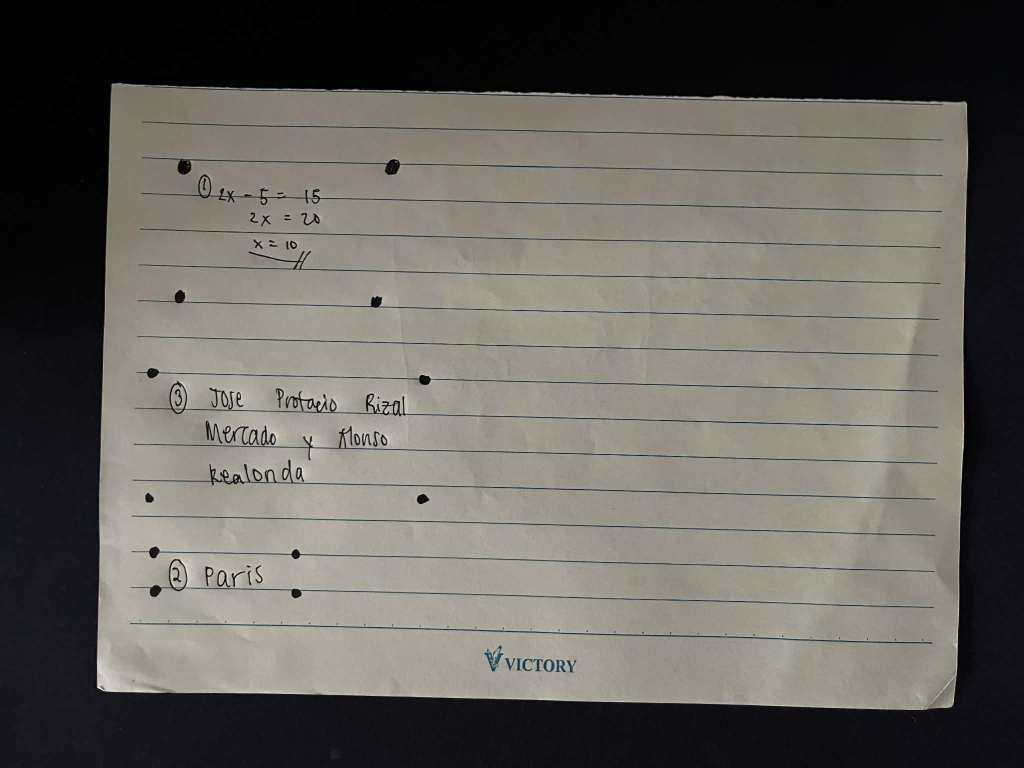
#> input picture app/backend/testers/testRuledDottedA.jpeg, 2048 x 1536 px, found by its file name (shown at 1/2 size)
$ python image_modifier.py
#> lines starting #> are read from the running program, lines starting #| are printed output that depends on the picture; after the words box and inside, x2 and y2 are one past the last pixel; in counts of white or black regions, pixels touching at a corner belong together
### app/backend/logic/document_scanner.py
import pathlib
from typing import Callable
import numpy as np
import cv2
from cv2.typing import MatLike
from core.constants import NORMAL_SIZE, MIN_PAGE_AREA, MAX_PAGE_AREA, MAX_ASPECT_RATIO, BORDER_MARGIN_RATIO, BORDER_HARD_MARGIN
from utils import mapp, get_robust_aspect_ratio, is_valid_quad


# ================================
#region Class
class DocumentScanner:
    debug_dir = "./TEMP/output/DEBUG"

    def scan_page(self,
                    image_bytes: bytes,
                    debug: bool = False,
                    ) -> bytes:
        """
        [WRAPPER] Take unscanned image, return scanned image.
        """
        image = self._decode_bytes(image_bytes)
        image_processed = self.scan_page_mat(image, debug)
        return self._encode_to_bytes(image_processed)

    def scan_page_mat(self, image: MatLike, debug: bool = False) -> MatLike:
        """Take unscanned image (MatLike), return scanned image (MatLike). No encode/decode overhead."""
        image_original, image_cannied = self._regularize_image(image)

        if debug:
            self.save_image(
                        self._encode_to_bytes(image_cannied),
                        f"{self.debug_dir}/CANNY.jpg"
                        )

        contours, _ = cv2.findContours(image_cannied, cv2.RETR_LIST, cv2.CHAIN_APPROX_SIMPLE)
        contours = sorted(contours, key=cv2.contourArea, reverse=True)[:5]

        candidates = []
        for i, c in enumerate(contours):
            ## convexHull straightens inward-bowing edges caused by paper curling (one side
            ## elevated). A curled edge projects as a concave arc; the hull bridges it to a
            ## straight line, allowing approxPolyDP to collapse it to 4 pts.
            ## original_area intentionally uses `c` (pre-hull) for the area guard downstream.
            hull = cv2.convexHull(c)
            hull_perimeter = cv2.arcLength(hull, True)
            approximate = cv2.approxPolyDP(hull, 0.05 * hull_perimeter, closed=True)

            if debug:
                debug_img = self._highlight_contours(image_cannied, approximate, c)
                self.save_image(
                            self._encode_to_bytes(debug_img),
                            f"{self.debug_dir}/CONTOUR_{i}.jpg"
                            )
            if len(approximate) == 4:
                candidate = approximate.reshape(4, 2)
                original_area = cv2.contourArea(c)
                if self._is_good_page_contour(candidate, original_area):
                    if self._is_hard_border_contour(candidate, image_cannied.shape):
                        continue
                    is_border = self._is_border_contour(candidate, image_cannied.shape)
                    candidates.append((candidate, is_border, c))

        image_good_contour = self._pick_best_contour(candidates)

        if image_good_contour is not None and debug:
            selected_quad, _, selected_c = next(
                (item for item in candidates if np.array_equal(item[0], image_good_contour)), (image_good_contour, None, None)
            )
            contour_img = self._highlight_contours(image_original, image_good_contour.reshape((-1, 1, 2)).astype(np.int32), selected_c if selected_c is not None else image_good_contour.reshape((-1, 1, 2)).astype(np.int32))
            self.save_image(
                        self._encode_to_bytes(contour_img),
                        f"{self.debug_dir}/_00_SCANNEDCONTOUR.jpg"
                        )

        ## Fallback chain — each method targets a progressively harder scene type.
        ## Ordered by technique family: Canny-based first, then Otsu threshold-based.

        ## Use case: low-contrast scenes where the paper blends into the background
        ## (e.g. cream paper on gray desk). Applies bilateral filter + boosted CLAHE
        ## + lower Canny thresholds to recover weak edges the main path misses.
        if image_good_contour is None:
            image_good_contour = self._fallback_low_contrast_detection(image_original)

        ## Use case: clean white paper on a uniformly dark background. Otsu binarization
        ## separates the bright paper from the dark scene without needing edge detection.
        if image_good_contour is None:
            image_good_contour = self._fallback_otsu_detection(image_original)

        ## Use case: white paper surrounded by other bright elements (e.g. keyboard labels)
        ## that border-connect to the paper in the Otsu binary. Morphological opening
        ## breaks thin connections to border blobs, leaving the paper as the dominant region.
        if image_good_contour is None:
            image_good_contour = self._fallback_white_paper_detection(image_original)

        if image_good_contour is None:
            raise ValueError("Could not find document outline.")

        return self._warp_from_original(image_good_contour, image_original)


    #region Image modification functions
    def load_image(self, image_path: str) -> bytes:
        """Load image path and return as bytes."""
#> called with image_path = './TEMP/input/testRuledDottedA.jpeg'
        image = cv2.imread(image_path, cv2.IMREAD_COLOR)
#> image is the input picture: shape (1536, 2048, 3); mean B, G, R 93.9, 100.3, 102.9
        if image is None:
            raise ValueError(f"Could not load image from {image_path}")

        ret, buffer = cv2.imencode('.jpg', image)
        if not ret:
            raise ValueError("Failed to encode image")
        return buffer.tobytes()

    # [11 lines left out: functions brighten, adjust_contrast, not called in this run]

    def save_image(self, image_bytes: bytes, save_path: str) -> None:
        """Save image to specified path."""
        path = pathlib.Path(save_path)
        path.parent.mkdir(parents=True, exist_ok=True)

        with open(save_path, "wb") as f:
            ret = f.write(image_bytes)
        if not ret:
            raise ValueError(f"Failed to save image to {save_path}")
        print(f"BACKEND:\tImage saved --> {save_path}")
    #endregion


    #region Private functions
    def _decode_bytes(self, image_bytes: bytes) -> MatLike:
        """Decode bytes into BGR uint8 array"""
        nparr = np.frombuffer(image_bytes, np.uint8)
        image = cv2.imdecode(nparr, cv2.IMREAD_COLOR)

        if image is None:
            raise ValueError("Failed to decode image bytes")
        return image

    def _encode_to_bytes(self, image_matrix: MatLike) -> bytes:
        """Encode BGR uint8 array back to JPEG bytes"""
        ret, buffer = cv2.imencode('.jpg', image_matrix)
        if not ret:
            raise ValueError("Failed to encode image")
        return buffer.tobytes()

    def _regularize_image(self,
                          image_mat: MatLike,
                          canny_thresholds: tuple[int,int] = (75, 200),
                          gaussian_blur_kernel_size: tuple[int,int] | None = (5,5),
                          additional_pre_canny_step: Callable[[MatLike], MatLike] | None = None,
                          clahe_clip_limit: float = 0.5
                          ) -> list[MatLike]:
        """Step before contour ranking. Resize, greyscale, blur, then canny to reduce noises in image."""
#> called with canny_thresholds = (75, 200), gaussian_blur_kernel_size = (5, 5), clahe_clip_limit = 0.5
        h, w, _ = image_mat.shape
        ratio = w/h

        original_img = cv2.resize(image_mat,
                                    (int(NORMAL_SIZE*ratio), NORMAL_SIZE)
                                    )
        iterated_img = cv2.cvtColor(original_img, cv2.COLOR_BGR2GRAY)
        iterated_img = cv2.createCLAHE(clipLimit=clahe_clip_limit, tileGridSize=(8,8)) \
                            .apply(iterated_img)    # CLAHE
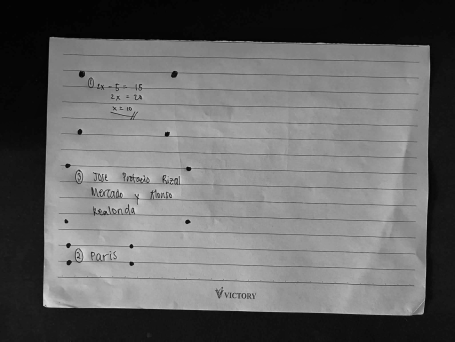
#> iterated_img: shape (2048, 2730) (shown at 1/6 size); min 1, max 252, mean 103.5

        if gaussian_blur_kernel_size is not None:
            iterated_img = cv2.GaussianBlur(iterated_img, gaussian_blur_kernel_size, 0)

        if additional_pre_canny_step is not None:
            iterated_img = additional_pre_canny_step(iterated_img)

        iterated_img = cv2.Canny(iterated_img, *canny_thresholds)
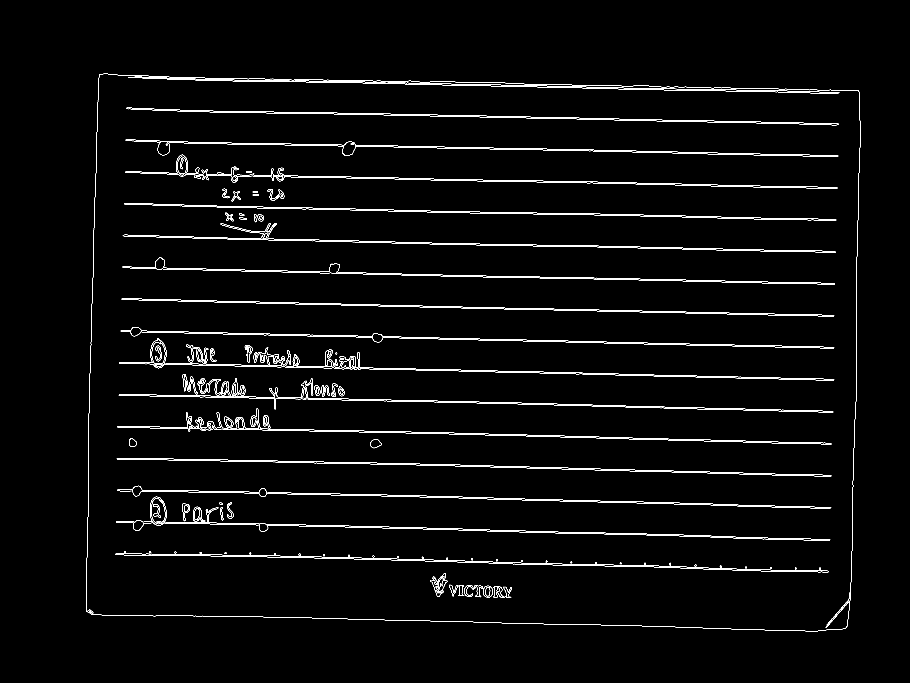
#> iterated_img: shape (2048, 2730) (shown at 1/3 size); 1.6% white in thin lines or dots, all inside (x1, y1, x2, y2) = (258, 221, 2581, 1894)

        #### This block finds external contours in the canny-processed image, filters out small contours
        #### (by arc length), draws the remaining contours onto a mask, and then applies a morphological
        #### closing operation to fill small holes/gaps in the mask. The result is a cleaner binary image
        #### emphasizing large prominent edges and shapes, which is useful for robust contour detection later.
        contours_raw, _ = cv2.findContours(iterated_img, cv2.RETR_EXTERNAL, cv2.CHAIN_APPROX_SIMPLE)
#> contours_raw = 1 contour; box (x1, y1, x2, y2) and area: (258, 221, 2581, 1894) 3709250
        mask = np.zeros_like(iterated_img)
        for c in contours_raw:
            if cv2.arcLength(c, False) > 100:
                cv2.drawContours(mask, [c], -1, 255, 2)  # type: ignore[call-overload]
#> this loop made 1 pass
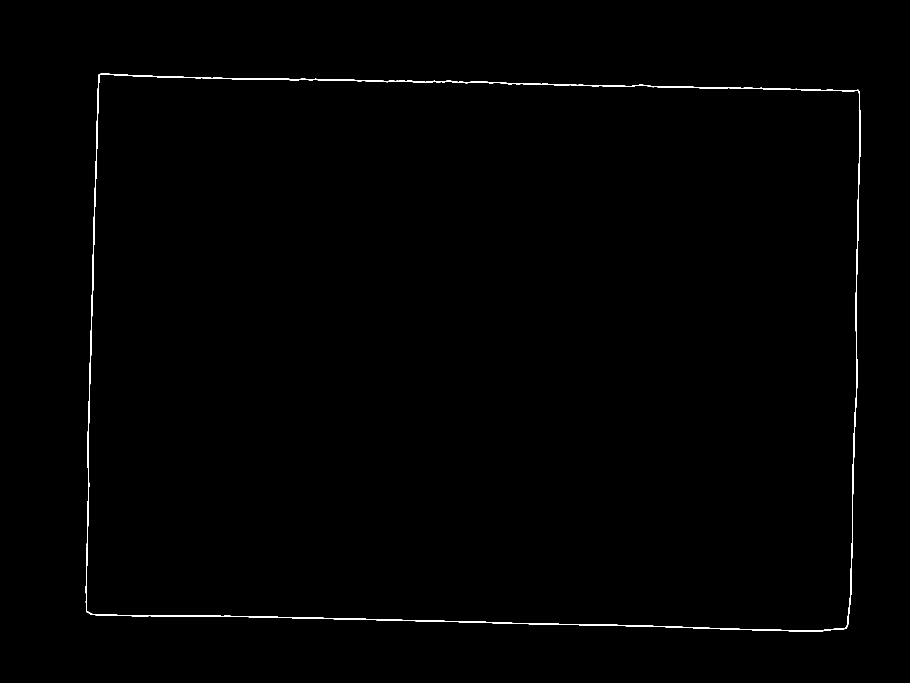
#> mask: shape (2048, 2730) (shown at 1/3 size); 0.43% white; 1 white region, box (x1, y1, x2, y2) and area: (257, 220, 2582, 1895) 24061
        kernel = cv2.getStructuringElement(cv2.MORPH_RECT, (11, 11))
        iterated_img = cv2.morphologyEx(mask, cv2.MORPH_CLOSE, kernel)
#> iterated_img: shape (2048, 2730); 0.44% white; 1 white region

        ## Zero out the image border so morphological closing cannot bridge a page edge
        ## to the frame boundary, preventing the image frame itself from being detected
        ## as the document outline.
        m = BORDER_HARD_MARGIN
        iterated_img[:m, :] = 0
        iterated_img[-m:, :] = 0
        iterated_img[:, :m] = 0
        iterated_img[:, -m:] = 0

        return [original_img, iterated_img]

    def _warp_from_original(self, screen_contour: MatLike, original: MatLike) -> MatLike:
        """Take given screen contour from original image."""
        approximation = mapp(screen_contour)
        box_ratio = get_robust_aspect_ratio(approximation)
        box_height = int(NORMAL_SIZE * box_ratio)

        points = np.array([
                        [0, 0],
                        [box_height, 0],
                        [box_height, NORMAL_SIZE],
                        [0, NORMAL_SIZE]
                    ], dtype=np.float32)

        image_transformed = cv2.getPerspectiveTransform(approximation, points)  # pyright: ignore
        image_warped = cv2.warpPerspective(
                                original,
                                image_transformed,
                                dsize=(box_height, NORMAL_SIZE)
                                )

        return image_warped

    def _is_good_page_contour(self, approximate: MatLike, original_contour_area: float | None = None) -> bool:
        """Validate that a 4-point contour is a plausible page outline."""
        contour = approximate.reshape((-1, 1, 2)).astype(np.int32)
        area = cv2.contourArea(contour)
        if not (MIN_PAGE_AREA <= area <= MAX_PAGE_AREA):
            return False
        ## Also reject if the original (un-approximated) contour is too large;
        ## rounded shapes like binder edges can approximate to a smaller quad that passes the area check.
        if original_contour_area is not None and original_contour_area > MAX_PAGE_AREA:
            return False

        quad = approximate.reshape(4, 2)
        ratio = get_robust_aspect_ratio(quad)
        if ratio > MAX_ASPECT_RATIO or ratio < 1.0 / MAX_ASPECT_RATIO:
            return False

        if not is_valid_quad(quad, max_tilt_deg=180.0):
            return False

        return True

    def _is_hard_border_contour(self, quad: MatLike, image_shape: tuple) -> bool:
        """Return True if any corner of the quad is within BORDER_HARD_MARGIN pixels of the image edge.
        Such a contour is literally on the camera frame — the image boundary itself is being
        treated as a page edge, which is never a valid page outline."""
        h, w = image_shape[:2]
        for (x, y) in quad:
            if x < BORDER_HARD_MARGIN or x > w - BORDER_HARD_MARGIN or y < BORDER_HARD_MARGIN or y > h - BORDER_HARD_MARGIN:
                return True
        return False

    def _is_border_contour(self, quad: MatLike, image_shape: tuple) -> bool:
        """Return True if 3 or more corners of quad are near the image border.
        Contours hugging the border are likely the scene boundary (e.g. binder edge), not the paper."""
        h, w = image_shape[:2]
        margin = BORDER_MARGIN_RATIO * max(h, w)
        is_near_border_count = sum(
            1 for (x, y) in quad
            if x < margin or x > w - margin or y < margin or y > h - margin
        )
        return is_near_border_count >= 3

    def _pick_best_contour(self, candidates: list) -> MatLike | None:
        """From a list of (quad, is_border, original_contour) tuples, return the best quad.
        Prefers non-border contours. Among ties, picks the first (largest by area, since
        candidates are already in descending area order)."""
        if not candidates:
            return None
        if len(candidates) == 1:
            return candidates[0][0]

        non_border = [quad for quad, is_border, _ in candidates if not is_border]
        if non_border:
            return non_border[0]

        ## All candidates are border contours — fall back to the largest (first)
        return candidates[0][0]

    # [113 lines left out: functions _fallback_low_contrast_detection, _fallback_otsu_detection, _fallback_white_paper_detection, _highlight_contours, not called in this run]
    #endregion

#endregion
# ================================


# [20 lines that do not run on import are left out]

### app/backend/utils/__init__.py
import numpy as np
from core.constants import MAX_SKEW_DEG, MAX_TILT_DEG, SECTION_CORNER_ANGLE_TOL


def mapp(h):
    """
    Reorders and reorganizes a set of 4 points (corners) based on their spatial properties.

    Takes a flattened array of 4 points (8 coordinates) and reshapes it to (4, 2),
    then reorders them by:
    - Index 0: Point with minimum sum of coordinates (top-left area)
    - Index 1: Point with minimum difference between x and y (leftmost)
    - Index 2: Point with maximum sum of coordinates (bottom-right area)
    - Index 3: Point with maximum difference between x and y (rightmost)

    Args:
        h: Array-like of shape (8,) containing 4 points as flattened coordinates

    Returns:
        np.ndarray: Reordered points of shape (4, 2) with dtype float32
    """
    h = h.reshape((4, 2))
    hnew = np.zeros(
                (4, 2),
                dtype = np.float32)

    add = h.sum(1)
    hnew[0] = h[np.argmin(add)]
    hnew[2] = h[np.argmax(add)]

    diff = np.diff(h,axis = 1)
    hnew[1] = h[np.argmin(diff)]
    hnew[3] = h[np.argmax(diff)]

    return hnew


def get_robust_aspect_ratio(coords):
    """
    Calculate the aspect ratio of a quadrilateral defined by its corner coordinates.
    This function takes a set of coordinates representing the corners of a quadrilateral,
    sorts them by angle relative to their center point, and computes the aspect ratio
    (width to height) by averaging the lengths of opposite sides.
    Args:
        coords: Array-like of shape (4, 2) containing the (x, y) coordinates of the
                quadrilateral's four corners.
    Returns:
        float: The aspect ratio (width / height) of the quadrilateral.
    """
    pts = np.array(coords)

    center = np.mean(pts, axis=0)

    angles = np.arctan2(pts[:, 1] - center[1], pts[:, 0] - center[0])
    pts = pts[np.argsort(angles)]

    side_a1 = pts[1] - pts[0]
    side_a2 = pts[3] - pts[2]
    side_b1 = pts[2] - pts[1]
    side_b2 = pts[0] - pts[3]

    w = (np.linalg.norm(side_a1) + np.linalg.norm(side_a2)) / 2
    h = (np.linalg.norm(side_b1) + np.linalg.norm(side_b2)) / 2

    return w / h


def is_valid_quad(pts: np.ndarray, max_skew_deg: float = MAX_SKEW_DEG, max_tilt_deg: float = MAX_TILT_DEG, tol_deg: float = SECTION_CORNER_ANGLE_TOL) -> bool:
    """
    Check if a set of four points forms a valid section (quadrilateral)
    based on area, aspect ratio, and skew angle.

    This function ALLOWS non-perfect quadrilaterals. It considers a quadrilateral
    valid if it approximately meets the size, shape, and skew constraints—i.e.,
    the four points do not need to form a mathematically perfect rectangle or square,
    but must "closely" resemble one within tolerance defined by constants.

    Args:
        pts (np.ndarray): 4x2 array of corner points.

    Returns:
        bool: True if the points approximate a valid quadrilateral section, False otherwise.
    """
    ordered = mapp(pts.flatten())
    _tl, _tr, _br, _bl = ordered

    angle_top = np.degrees(np.arctan2(_tr[1] - _tl[1], _tr[0] - _tl[0]))
    angle_bot = np.degrees(np.arctan2(_br[1] - _bl[1], _br[0] - _bl[0]))
    if abs(angle_top - angle_bot) > max_skew_deg:
        return False

    ## Check absolute tilt: top/bottom edges should be near-horizontal
    avg_tilt = (abs(angle_top) + abs(angle_bot)) / 2
    if avg_tilt > max_tilt_deg:
        return False

    ## Check absolute tilt: left/right edges should be near-vertical
    angle_left  = np.degrees(np.arctan2(_bl[1] - _tl[1], _bl[0] - _tl[0]))
    angle_right = np.degrees(np.arctan2(_br[1] - _tr[1], _br[0] - _tr[0]))
    avg_side_tilt = (abs(abs(angle_left) - 90) + abs(abs(angle_right) - 90)) / 2
    if avg_side_tilt > max_tilt_deg:
        return False

    #### Check if corner angle is approximately 90 degrees for all
    corners = [
            (_bl, _tl, _tr),   # angle at TL
            (_br, _bl, _tl),   # angle at BL
            (_tr, _br, _bl),   # angle at BR
            (_tl, _tr, _br),   # angle at TR
            ]
    for a, vertex, b in corners:
        v1 = a - vertex
        v2 = b - vertex
        cos_a = np.dot(v1, v2) / (np.linalg.norm(v1) * np.linalg.norm(v2) + 1e-6)
        angle = np.degrees(np.arccos(np.clip(cos_a, -1, 1)))
        if abs(angle - 90) > tol_deg:
            return False

    return True

### app/backend/logic/image_modifier.py
import sys
import cv2
from cv2.typing import MatLike
import numpy as np
from pathlib import Path

from logic.document_scanner import DocumentScanner


class ImageModifier:
    debug_dir = "./TEMP/output/DEBUG"

    # [18 lines left out: functions validate_file_extension, brighten, adjust_contrast, not called in this run]

    def pseudocanny(self, image_mat: MatLike, block_size: int = 161, C: int = 13, gaussian_blur_kernel_size: tuple[int,int] | None = (5, 5)) -> MatLike:
        """Convert image to binary (white features on black background) using adaptive thresholding.
        Unlike Canny edge detection, this preserves solid fills — a filled dot stays
        a solid white blob instead of becoming a hollow ring."""
        ## Grayscale
        img_iterated = cv2.cvtColor(image_mat, cv2.COLOR_BGR2GRAY) if len(image_mat.shape) == 3 else image_mat

        ## Gaussian blur (optional)
        if gaussian_blur_kernel_size is not None:
            img_iterated = cv2.GaussianBlur(img_iterated, gaussian_blur_kernel_size, 0)

        ## Adaptive threshold (inverted: white features on black background)
        img_iterated = cv2.adaptiveThreshold(
            img_iterated, 255,
            cv2.ADAPTIVE_THRESH_GAUSSIAN_C,
            cv2.THRESH_BINARY_INV,
            block_size, C
            )

        return img_iterated


if __name__ == "__main__":
    # ================ DEFINITIONS ================
    FILENAME = sys.argv[1] if len(sys.argv) > 1 else "testRuledDottedA.jpeg"
    GET_INPUT = lambda x: f"./TEMP/input/{x}"
    GET_OUTPUT = lambda x: f"./TEMP/output/{x}"


    # ================ ACTUAL TEST ================
    _onlyfilename = FILENAME.split(".")[0]

    DOCUMENT_SCANNER = DocumentScanner()
    IMAGE_MODIFIER = ImageModifier()
    IMAGE_MODIFIER.debug_dir = f"./TEMP/output/{_onlyfilename}"

    asMat = lambda x : DOCUMENT_SCANNER._decode_bytes(x)
    asBytes = lambda x : DOCUMENT_SCANNER._encode_to_bytes(x)

    image_before_before = DOCUMENT_SCANNER.load_image(GET_INPUT(FILENAME))
    image_before = DOCUMENT_SCANNER.scan_page(image_before_before)
#> in scan_page_mat, `contours, _ = cv2.findContours(image_cannied, cv2.RETR_LIST, cv2.CHAIN..`: contours = 2 contours; box (x1, y1, x2, y2) and area: (257, 220, 2582, 1895) 3717576, (259, 222, 2580, 1893) 3700968
#> (the rest of the program and of its run is left out)
